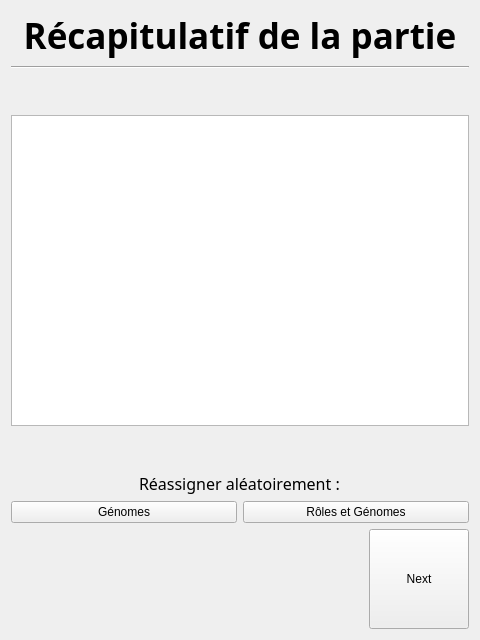
<?xml version="1.0" encoding="UTF-8"?>
<ui version="4.0">
 <class>GameInformation</class>
 <widget class="QWidget" name="GameInformation">
  <property name="geometry">
   <rect>
    <x>0</x>
    <y>0</y>
    <width>480</width>
    <height>640</height>
   </rect>
  </property>
  <property name="windowTitle">
   <string>SporzOBC</string>
  </property>
  <property name="styleSheet">
   <string notr="true"/>
  </property>
  <layout class="QGridLayout" name="gridLayout">
   <item row="0" column="0">
    <layout class="QVBoxLayout" name="verticalLayout_2">
     <item>
      <widget class="QLabel" name="label">
       <property name="font">
        <font>
         <family>Yu Gothic UI Semibold</family>
         <pointsize>26</pointsize>
         <weight>75</weight>
         <bold>true</bold>
        </font>
       </property>
       <property name="text">
        <string>Récapitulatif de la partie</string>
       </property>
       <property name="alignment">
        <set>Qt::AlignCenter</set>
       </property>
      </widget>
     </item>
     <item>
      <layout class="QVBoxLayout" name="verticalLayout">
       <item>
        <widget class="Line" name="line">
         <property name="font">
          <font>
           <family>Yu Gothic UI Semilight</family>
           <pointsize>18</pointsize>
          </font>
         </property>
         <property name="orientation">
          <enum>Qt::Horizontal</enum>
         </property>
        </widget>
       </item>
       <item>
        <spacer name="verticalSpacer">
         <property name="orientation">
          <enum>Qt::Vertical</enum>
         </property>
         <property name="sizeType">
          <enum>QSizePolicy::Minimum</enum>
         </property>
         <property name="sizeHint" stdset="0">
          <size>
           <width>20</width>
           <height>40</height>
          </size>
         </property>
        </spacer>
       </item>
       <item>
        <widget class="GameTable" name="gameTable">
         <property name="sizeAdjustPolicy">
          <enum>QAbstractScrollArea::AdjustIgnored</enum>
         </property>
         <property name="dragDropMode">
          <enum>QAbstractItemView::NoDragDrop</enum>
         </property>
         <property name="showGrid">
          <bool>false</bool>
         </property>
         <property name="gridStyle">
          <enum>Qt::NoPen</enum>
         </property>
         <property name="wordWrap">
          <bool>false</bool>
         </property>
         <property name="cornerButtonEnabled">
          <bool>false</bool>
         </property>
         <attribute name="horizontalHeaderVisible">
          <bool>false</bool>
         </attribute>
         <attribute name="horizontalHeaderStretchLastSection">
          <bool>false</bool>
         </attribute>
         <attribute name="verticalHeaderVisible">
          <bool>false</bool>
         </attribute>
         <attribute name="verticalHeaderStretchLastSection">
          <bool>false</bool>
         </attribute>
        </widget>
       </item>
       <item>
        <spacer name="verticalSpacer_2">
         <property name="orientation">
          <enum>Qt::Vertical</enum>
         </property>
         <property name="sizeType">
          <enum>QSizePolicy::Minimum</enum>
         </property>
         <property name="sizeHint" stdset="0">
          <size>
           <width>20</width>
           <height>40</height>
          </size>
         </property>
        </spacer>
       </item>
       <item alignment="Qt::AlignHCenter">
        <widget class="QLabel" name="randText">
         <property name="font">
          <font>
           <family>Yu Gothic UI Semilight</family>
           <pointsize>12</pointsize>
          </font>
         </property>
         <property name="text">
          <string>Réassigner aléatoirement :</string>
         </property>
        </widget>
       </item>
       <item>
        <layout class="QHBoxLayout" name="horizontalLayout">
         <item>
          <widget class="QPushButton" name="randGenomes">
           <property name="text">
            <string>Génomes</string>
           </property>
          </widget>
         </item>
         <item>
          <widget class="QPushButton" name="randRoles">
           <property name="text">
            <string>Rôles et Génomes</string>
           </property>
          </widget>
         </item>
        </layout>
       </item>
       <item alignment="Qt::AlignRight">
        <widget class="QPushButton" name="nextButton">
         <property name="sizePolicy">
          <sizepolicy hsizetype="Fixed" vsizetype="Fixed">
           <horstretch>0</horstretch>
           <verstretch>0</verstretch>
          </sizepolicy>
         </property>
         <property name="minimumSize">
          <size>
           <width>100</width>
           <height>100</height>
          </size>
         </property>
         <property name="text">
          <string>Next</string>
         </property>
        </widget>
       </item>
      </layout>
     </item>
    </layout>
   </item>
  </layout>
 </widget>
 <customwidgets>
  <customwidget>
   <class>GameTable</class>
   <extends>QTableWidget</extends>
   <header>CoreApp/IGraphicalHandler/Widgets/GameTable/GameTable.hpp</header>
  </customwidget>
 </customwidgets>
 <resources/>
 <connections/>
</ui>
